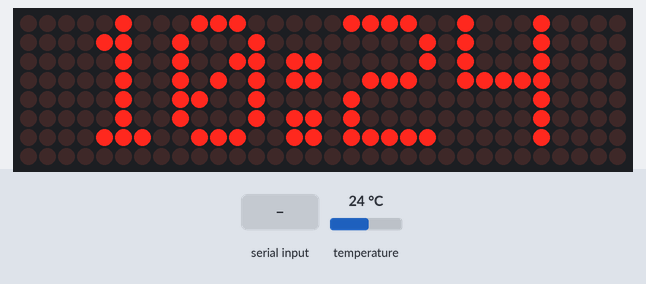
Bench run of a sketch on a simulated ESP8266 (NodeMCU). Shown: 32×8 LED matrix. Inputs (shaded band) come from the test bench; at power-on: temperature 24 °C. The local clock reads 2024-03-15 10:24:30 at power-on unless the sketch sets it; what the sketch prints to the serial monitor is not drawn.

Above: at 1.2 s.
1.3 s: "ajustar 1\n" received over Serial
2.8 s: "6\n" received over Serial
At 16.4 s:
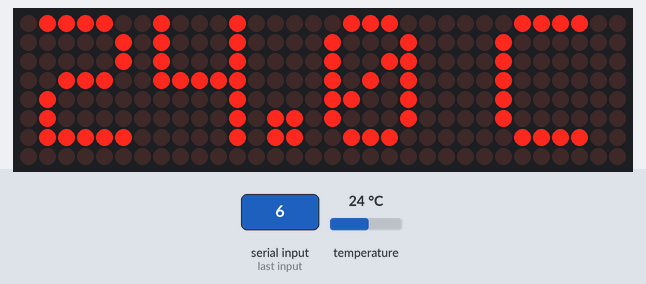
At 31.4 s:
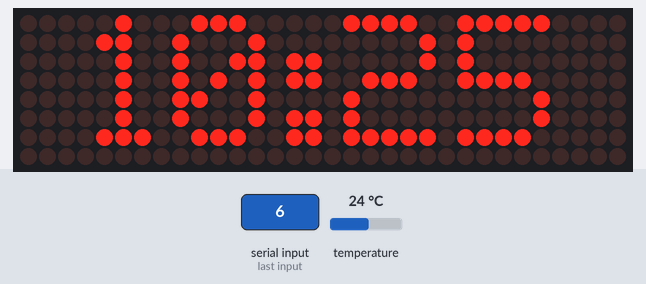
Timing chart, 0 to 32.9 s (numbered marks = the images above; inputs shaded):
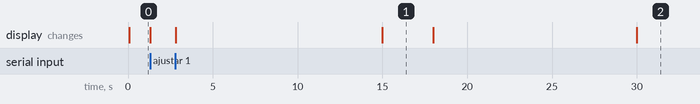

Measured:
- what the display in image 1 shows lasts 3.0 s, from 15.0 s to 18.0 s

The sketch:

RelogioArduinoV1.ino
```cpp
#include <Wire.h>
#include <RTClib.h>
#include <MD_Parola.h>
#include <MD_MAX72xx.h>
#include <SPI.h>
#include <ESP8266WiFi.h>       // Ajuste se usar ESP32
#include <WiFiUdp.h>
#include <NTPClient.h>

#define HARDWARE_TYPE MD_MAX72XX::FC16_HW
#define MAX_DEVICES 4
#define CS_PIN D6

// Wi-Fi dados da rede oculta
const char* ssid = "IOT";
const char* password = "12345678";

RTC_DS3231 rtc;
MD_Parola display = MD_Parola(HARDWARE_TYPE, CS_PIN, MAX_DEVICES);

const char* ntpServers[] = {
  "pool.ntp.org",
  "time.nist.gov",
  "time.google.com",
  "time.windows.com",
  "time.apple.com",
  "ntp.ubuntu.com",
  "time.cloudflare.com",
  "129.6.15.28",      // time-a.nist.gov IP direto
  "216.239.35.0",     // time.google.com IP (exemplo)
  "132.163.96.1"      // ntp1.jst.mfeed.ad.jp (exemplo)
};
const int ntpServersCount = sizeof(ntpServers) / sizeof(ntpServers[0]);

// Variáveis globais para controle
unsigned long heartbeatLast = 0;
bool sincronizandoNTP = false;

// Protótipos
void ajustarHoraViaSerial();
bool ajustarComNTP(String param = "");
void ajustarBrilho(int brilho);

void setup() {
  Serial.begin(115200);
  Wire.begin(D2, D1);  // SDA = D2, SCL = D1 no NodeMCU

  display.begin();
  display.setIntensity(1);
  display.setSpeed(80);
  display.setPause(1000);
  display.displayClear();

  if (!rtc.begin()) {
    Serial.println("RTC não encontrado!");
    while (1);
  }

  if (rtc.lostPower()) {
    Serial.println("RTC perdeu energia. Ajustando para hora do PC...");
    rtc.adjust(DateTime(F(__DATE__), F(__TIME__)));
    Serial.println("✅ RTC ajustado com hora do computador.");
  }

  Serial.println("🕹 Digite 'ajustar' no console para configurar a hora manualmente.");
  Serial.println("🕹 Digite 'ntp' seguido do offset de horário (ex: ntp -3 para GMT-3).");
  Serial.println("🕹 Digite um número de 0 a 15 para ajustar o brilho do display.");
}

void loop() {
  // Verifica comandos Serial
  if (Serial.available()) {
    String comando = Serial.readStringUntil('\n');
    comando.trim();

    if (comando.startsWith("ntp")) {
      if (!sincronizandoNTP) {
        sincronizandoNTP = true;

        String param = "";
        int espacoIndex = comando.indexOf(' ');
        if (espacoIndex != -1) {
          param = comando.substring(espacoIndex + 1);
          param.trim();
        }

        Serial.println("⌛ Iniciando sincronização NTP, aguarde...");
        bool ok = ajustarComNTP(param);

        if (ok) {
          Serial.println("🎉 Sincronização NTP concluída com sucesso!");
        } else {
          Serial.println("⚠️ Sincronização NTP falhou para todos os servidores.");
        }

        sincronizandoNTP = false;
      } else {
        Serial.println("⏳ Sincronização NTP já está em andamento...");
      }
    }
    else if (comando == "ajustar") {
      ajustarHoraViaSerial();
    }
    else {
      int valor = comando.toInt();
      ajustarBrilho(valor);
    }
    while (Serial.available()) Serial.read();  // limpa buffer
  }

  // Heartbeat e status (pausa durante sincronização NTP)
  if (!sincronizandoNTP) {
    if (millis() - heartbeatLast > 10000) {
      DateTime agora = rtc.now();
      Serial.printf("\n⏳ RTC está rodando: %02d:%02d:%02d\n", agora.hour(), agora.minute(), agora.second());
      Serial.println("📋 Comandos disponíveis:");
      Serial.println(" - ajustar : Ajuste manual da hora (formato AAAA-MM-DD HH:MM:SS)");
      Serial.println(" - ntp [fusoHorario] = [ex: ntp -3] -> Ajusta a hora via internet (Wi-Fi + NTP)");
      Serial.println(" - 0 a 15  : Ajusta brilho do display (0 mínimo, 15 máximo)");
      Serial.printf("🔌 Rede Wi-Fi para NTP: SSID='%s', Senha='%s'\n\n", ssid, password);

      heartbeatLast = millis();
    }
  }

  // Alterna display entre hora e temperatura
  static uint8_t modo = 0;  // 0 = hora, 1 = temperatura
  static uint32_t ultimaTroca = 0;
  static char ultimaMensagem[32] = "";
  static bool primeiraVez = true;

  uint32_t tempoAtual = millis();
  uint32_t duracaoModo = (modo == 0) ? 15000 : 3000;

  if (tempoAtual - ultimaTroca > duracaoModo) {
    modo = (modo == 0) ? 1 : 0;
    ultimaTroca = tempoAtual;
    primeiraVez = true;
  }

  char novaMensagem[32];
  if (modo == 0) {
    DateTime now = rtc.now();
    sprintf(novaMensagem, "%02d:%02d", now.hour(), now.minute());
  } else {
    float tempC = rtc.getTemperature();
    sprintf(novaMensagem, "%.1f C", tempC);
  }

  if (strcmp(novaMensagem, ultimaMensagem) != 0 || primeiraVez) {
    strcpy(ultimaMensagem, novaMensagem);
    display.displayClear();
    display.displayText(ultimaMensagem, PA_CENTER, display.getSpeed(), display.getPause(), PA_PRINT, PA_NO_EFFECT);
    display.displayReset();
    primeiraVez = false;
  }

  display.displayAnimate();
}

// Ajuste manual da hora via Serial
void ajustarHoraViaSerial() {
  Serial.println("\n⏰ AJUSTE MANUAL DA HORA");
  Serial.println("Digite a hora no formato: AAAA-MM-DD HH:MM:SS");
  Serial.println("Exemplo: 2025-06-21 15:28:45");
  Serial.print(">> ");

  while (!Serial.available());

  String entrada = Serial.readStringUntil('\n');
  entrada.trim();

  int ano, mes, dia, hora, minuto, segundo;
  int res = sscanf(entrada.c_str(), "%d-%d-%d %d:%d:%d", &ano, &mes, &dia, &hora, &minuto, &segundo);

  if (res == 6) {
    rtc.adjust(DateTime(ano, mes, dia, hora, minuto, segundo));
    Serial.println("✅ Hora ajustada com sucesso!");
    Serial.printf("Nova hora: %04d-%02d-%02d %02d:%02d:%02d\n", ano, mes, dia, hora, minuto, segundo);
  } else {
    Serial.println("❌ Formato inválido! Digite novamente o comando 'ajustar'.");
  }

  while (Serial.available()) Serial.read();
}

// Ajusta brilho e mostra mensagem Serial
void ajustarBrilho(int brilho) {
  if (brilho >= 0 && brilho <= 15) {
    display.setIntensity(brilho);
    Serial.printf("💡 Brilho ajustado para: %d\n", brilho);
  } else {
    Serial.println("❌ Comando inválido. Use 'ajustar', 'ntp' ou número de brilho (0-15).");
  }
}

// Ajusta hora via NTP com múltiplos servidores e offset de fuso
bool ajustarComNTP(String param) {
  Serial.println("🌐 Conectando ao Wi-Fi...");
  WiFi.mode(WIFI_STA);
  WiFi.begin(ssid, password, 0, nullptr, true);

  unsigned long startWiFi = millis();
  while (WiFi.status() != WL_CONNECTED && millis() - startWiFi < 10000) {
    delay(100);
    Serial.print(".");
  }
  if (WiFi.status() != WL_CONNECTED) {
    Serial.println("\n❌ Falha ao conectar ao Wi-Fi!");
    return false;
  }

  Serial.println("\n✅ Wi-Fi conectado!");
  Serial.print("IP: "); Serial.println(WiFi.localIP());

  int offsetHoras = 0;
  if (param.length() > 0) {
    offsetHoras = param.toInt();
  }
  int offsetSegundos = offsetHoras * 3600;

  WiFiUDP ntpUDP;
  NTPClient timeClient(ntpUDP);

  bool sucesso = false;

  for (int i = 0; i < ntpServersCount; i++) {
    Serial.printf("⏳ Tentando servidor NTP: %s\n", ntpServers[i]);
    timeClient.setPoolServerName(ntpServers[i]);
    timeClient.setTimeOffset(offsetSegundos);
    timeClient.begin();

    unsigned long startNtp = millis();
    bool updated = false;

    while (millis() - startNtp < 5000) {
      if (timeClient.update()) {
        updated = true;
        break;
      }
      delay(100);
    }

    if (updated) {
      Serial.println("🕒 Hora NTP recebida com sucesso.");
      time_t rawTime = timeClient.getEpochTime();
      struct tm* tmStruct = localtime(&rawTime);
      DateTime agora = DateTime(1900 + tmStruct->tm_year, 1 + tmStruct->tm_mon,
                                tmStruct->tm_mday, tmStruct->tm_hour,
                                tmStruct->tm_min, tmStruct->tm_sec);
      rtc.adjust(agora);
      Serial.printf("✅ RTC ajustado para: %04d-%02d-%02d %02d:%02d:%02d\n",
                    agora.year(), agora.month(), agora.day(), agora.hour(), agora.minute(), agora.second());

      sucesso = true;
      timeClient.end();
      break;
    } else {
      Serial.println("❌ Falha ao obter hora deste servidor.");
      timeClient.end();
    }
  }

  WiFi.disconnect(true);

  return sucesso;
}
```
